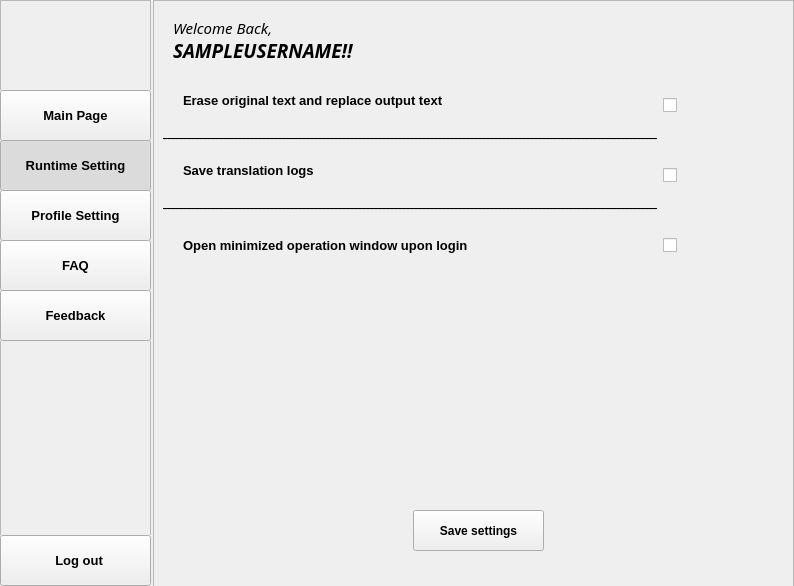
<?xml version="1.0" encoding="UTF-8"?>
<ui version="4.0">
 <class>runtime_setting_page</class>
 <widget class="QMainWindow" name="runtime_setting_page">
  <property name="geometry">
   <rect>
    <x>0</x>
    <y>0</y>
    <width>794</width>
    <height>586</height>
   </rect>
  </property>
  <property name="windowTitle">
   <string>MainWindow</string>
  </property>
  <widget class="QWidget" name="centralwidget">
   <widget class="QFrame" name="frame">
    <property name="geometry">
     <rect>
      <x>0</x>
      <y>0</y>
      <width>151</width>
      <height>591</height>
     </rect>
    </property>
    <property name="frameShape">
     <enum>QFrame::StyledPanel</enum>
    </property>
    <property name="frameShadow">
     <enum>QFrame::Raised</enum>
    </property>
    <widget class="QLabel" name="label">
     <property name="geometry">
      <rect>
       <x>0</x>
       <y>80</y>
       <width>151</width>
       <height>511</height>
      </rect>
     </property>
     <property name="styleSheet">
      <string notr="true">background-image: url(:/backgournds/FlyTranslate-logo/background_image.png);</string>
     </property>
     <property name="text">
      <string/>
     </property>
    </widget>
    <widget class="QLabel" name="label_6">
     <property name="geometry">
      <rect>
       <x>0</x>
       <y>-20</y>
       <width>151</width>
       <height>111</height>
      </rect>
     </property>
     <property name="styleSheet">
      <string notr="true">background-image: url(:/backgournds/FlyTranslate-logo/logo_only_2.png);</string>
     </property>
     <property name="text">
      <string/>
     </property>
     <property name="scaledContents">
      <bool>true</bool>
     </property>
    </widget>
    <widget class="QPushButton" name="btnMainButton">
     <property name="geometry">
      <rect>
       <x>0</x>
       <y>90</y>
       <width>151</width>
       <height>51</height>
      </rect>
     </property>
     <property name="font">
      <font>
       <pointsize>10</pointsize>
       <weight>75</weight>
       <bold>true</bold>
      </font>
     </property>
     <property name="autoFillBackground">
      <bool>true</bool>
     </property>
     <property name="text">
      <string>Main Page</string>
     </property>
     <property name="checkable">
      <bool>true</bool>
     </property>
     <property name="checked">
      <bool>false</bool>
     </property>
    </widget>
    <widget class="QPushButton" name="btnRunTimeSettings">
     <property name="geometry">
      <rect>
       <x>0</x>
       <y>140</y>
       <width>151</width>
       <height>51</height>
      </rect>
     </property>
     <property name="font">
      <font>
       <pointsize>10</pointsize>
       <weight>75</weight>
       <bold>true</bold>
      </font>
     </property>
     <property name="autoFillBackground">
      <bool>true</bool>
     </property>
     <property name="text">
      <string>Runtime Setting</string>
     </property>
     <property name="checkable">
      <bool>true</bool>
     </property>
     <property name="checked">
      <bool>true</bool>
     </property>
    </widget>
    <widget class="QPushButton" name="btnProfileSettings">
     <property name="geometry">
      <rect>
       <x>0</x>
       <y>190</y>
       <width>151</width>
       <height>51</height>
      </rect>
     </property>
     <property name="font">
      <font>
       <pointsize>10</pointsize>
       <weight>75</weight>
       <bold>true</bold>
      </font>
     </property>
     <property name="autoFillBackground">
      <bool>true</bool>
     </property>
     <property name="text">
      <string>Profile Setting</string>
     </property>
     <property name="checkable">
      <bool>true</bool>
     </property>
     <property name="checked">
      <bool>false</bool>
     </property>
    </widget>
    <widget class="QPushButton" name="btnFAQ">
     <property name="geometry">
      <rect>
       <x>0</x>
       <y>240</y>
       <width>151</width>
       <height>51</height>
      </rect>
     </property>
     <property name="font">
      <font>
       <pointsize>10</pointsize>
       <weight>75</weight>
       <bold>true</bold>
      </font>
     </property>
     <property name="autoFillBackground">
      <bool>true</bool>
     </property>
     <property name="text">
      <string>FAQ</string>
     </property>
     <property name="checkable">
      <bool>true</bool>
     </property>
     <property name="checked">
      <bool>false</bool>
     </property>
    </widget>
    <widget class="QPushButton" name="btnLogout">
     <property name="geometry">
      <rect>
       <x>0</x>
       <y>535</y>
       <width>151</width>
       <height>51</height>
      </rect>
     </property>
     <property name="font">
      <font>
       <pointsize>10</pointsize>
       <weight>75</weight>
       <bold>true</bold>
      </font>
     </property>
     <property name="autoFillBackground">
      <bool>true</bool>
     </property>
     <property name="text">
      <string>  Log out</string>
     </property>
     <property name="icon">
      <iconset resource="../Images_for_design/static_img.qrc">
       <normaloff>:/logout/logout.png</normaloff>:/logout/logout.png</iconset>
     </property>
     <property name="checkable">
      <bool>false</bool>
     </property>
     <property name="checked">
      <bool>false</bool>
     </property>
    </widget>
    <widget class="QPushButton" name="btnFeedback">
     <property name="geometry">
      <rect>
       <x>0</x>
       <y>290</y>
       <width>151</width>
       <height>51</height>
      </rect>
     </property>
     <property name="font">
      <font>
       <pointsize>10</pointsize>
       <weight>75</weight>
       <bold>true</bold>
      </font>
     </property>
     <property name="autoFillBackground">
      <bool>true</bool>
     </property>
     <property name="text">
      <string>Feedback</string>
     </property>
     <property name="checkable">
      <bool>true</bool>
     </property>
     <property name="checked">
      <bool>false</bool>
     </property>
    </widget>
   </widget>
   <widget class="QFrame" name="frame_2">
    <property name="geometry">
     <rect>
      <x>153</x>
      <y>0</y>
      <width>641</width>
      <height>591</height>
     </rect>
    </property>
    <property name="frameShape">
     <enum>QFrame::StyledPanel</enum>
    </property>
    <property name="frameShadow">
     <enum>QFrame::Raised</enum>
    </property>
    <widget class="QLabel" name="label_4">
     <property name="geometry">
      <rect>
       <x>20</x>
       <y>20</y>
       <width>131</width>
       <height>16</height>
      </rect>
     </property>
     <property name="font">
      <font>
       <family>Rockwell</family>
       <pointsize>11</pointsize>
       <italic>true</italic>
      </font>
     </property>
     <property name="text">
      <string>Welcome Back,</string>
     </property>
    </widget>
    <widget class="QLabel" name="lblUsername">
     <property name="geometry">
      <rect>
       <x>20</x>
       <y>40</y>
       <width>431</width>
       <height>21</height>
      </rect>
     </property>
     <property name="font">
      <font>
       <family>Rockwell</family>
       <pointsize>14</pointsize>
       <weight>75</weight>
       <italic>true</italic>
       <bold>true</bold>
      </font>
     </property>
     <property name="text">
      <string>SAMPLEUSERNAME!!</string>
     </property>
    </widget>
    <widget class="QLabel" name="label_2">
     <property name="geometry">
      <rect>
       <x>0</x>
       <y>0</y>
       <width>811</width>
       <height>591</height>
      </rect>
     </property>
     <property name="styleSheet">
      <string notr="true">background-image: url(:/backgournds/FlyTranslate-logo/background_image.png);</string>
     </property>
     <property name="text">
      <string/>
     </property>
     <property name="scaledContents">
      <bool>true</bool>
     </property>
    </widget>
    <widget class="QLabel" name="label_7">
     <property name="geometry">
      <rect>
       <x>30</x>
       <y>160</y>
       <width>201</width>
       <height>21</height>
      </rect>
     </property>
     <property name="font">
      <font>
       <pointsize>10</pointsize>
       <weight>75</weight>
       <bold>true</bold>
      </font>
     </property>
     <property name="text">
      <string>Save translation logs</string>
     </property>
    </widget>
    <widget class="QCheckBox" name="cbSaveLog">
     <property name="geometry">
      <rect>
       <x>510</x>
       <y>155</y>
       <width>61</width>
       <height>41</height>
      </rect>
     </property>
     <property name="autoFillBackground">
      <bool>false</bool>
     </property>
     <property name="styleSheet">
      <string notr="true">QCheckBox::indicator:unchecked{
	image: url(:/not-toggled/off-button.png);
}

QCheckBox::indicator:checked{
	image: url(:/toggled/on-button.png);
}</string>
     </property>
     <property name="text">
      <string/>
     </property>
     <property name="checked">
      <bool>false</bool>
     </property>
     <property name="tristate">
      <bool>false</bool>
     </property>
    </widget>
    <widget class="QCheckBox" name="cbMinimizeOnLaunch">
     <property name="geometry">
      <rect>
       <x>510</x>
       <y>225</y>
       <width>61</width>
       <height>41</height>
      </rect>
     </property>
     <property name="autoFillBackground">
      <bool>false</bool>
     </property>
     <property name="styleSheet">
      <string notr="true">QCheckBox::indicator:unchecked{
	image: url(:/not-toggled/off-button.png);
}

QCheckBox::indicator:checked{
	image: url(:/toggled/on-button.png);
}</string>
     </property>
     <property name="text">
      <string/>
     </property>
     <property name="checked">
      <bool>false</bool>
     </property>
     <property name="tristate">
      <bool>false</bool>
     </property>
    </widget>
    <widget class="QLabel" name="label_8">
     <property name="geometry">
      <rect>
       <x>30</x>
       <y>230</y>
       <width>401</width>
       <height>31</height>
      </rect>
     </property>
     <property name="font">
      <font>
       <pointsize>10</pointsize>
       <weight>75</weight>
       <bold>true</bold>
      </font>
     </property>
     <property name="text">
      <string>&lt;html&gt;&lt;head/&gt;&lt;body&gt;&lt;p&gt;Open minimized operation window upon login&lt;/p&gt;&lt;/body&gt;&lt;/html&gt;</string>
     </property>
    </widget>
    <widget class="QLabel" name="label_11">
     <property name="geometry">
      <rect>
       <x>10</x>
       <y>200</y>
       <width>621</width>
       <height>16</height>
      </rect>
     </property>
     <property name="font">
      <font>
       <strikeout>true</strikeout>
      </font>
     </property>
     <property name="text">
      <string>----------------------------------------------------------------------------------------------------------------------------</string>
     </property>
    </widget>
    <widget class="QLabel" name="label_13">
     <property name="geometry">
      <rect>
       <x>10</x>
       <y>130</y>
       <width>621</width>
       <height>16</height>
      </rect>
     </property>
     <property name="font">
      <font>
       <strikeout>true</strikeout>
      </font>
     </property>
     <property name="text">
      <string>----------------------------------------------------------------------------------------------------------------------------</string>
     </property>
    </widget>
    <widget class="QCheckBox" name="cbReplaceText">
     <property name="geometry">
      <rect>
       <x>510</x>
       <y>85</y>
       <width>61</width>
       <height>41</height>
      </rect>
     </property>
     <property name="autoFillBackground">
      <bool>false</bool>
     </property>
     <property name="styleSheet">
      <string notr="true">QCheckBox::indicator:unchecked{
	image: url(:/not-toggled/off-button.png);
}

QCheckBox::indicator:checked{
	image: url(:/toggled/on-button.png);
}</string>
     </property>
     <property name="text">
      <string/>
     </property>
     <property name="checked">
      <bool>false</bool>
     </property>
     <property name="tristate">
      <bool>false</bool>
     </property>
    </widget>
    <widget class="QLabel" name="label_17">
     <property name="geometry">
      <rect>
       <x>30</x>
       <y>90</y>
       <width>381</width>
       <height>21</height>
      </rect>
     </property>
     <property name="font">
      <font>
       <pointsize>10</pointsize>
       <weight>75</weight>
       <bold>true</bold>
      </font>
     </property>
     <property name="text">
      <string>Erase original text and replace output text</string>
     </property>
    </widget>
    <widget class="QPushButton" name="btnSaveSettings">
     <property name="geometry">
      <rect>
       <x>260</x>
       <y>510</y>
       <width>131</width>
       <height>41</height>
      </rect>
     </property>
     <property name="font">
      <font>
       <pointsize>9</pointsize>
       <weight>75</weight>
       <bold>true</bold>
      </font>
     </property>
     <property name="text">
      <string>Save settings</string>
     </property>
     <property name="checkable">
      <bool>false</bool>
     </property>
    </widget>
    <widget class="QLabel" name="lblTipsMinimized">
     <property name="geometry">
      <rect>
       <x>590</x>
       <y>228</y>
       <width>31</width>
       <height>31</height>
      </rect>
     </property>
     <property name="styleSheet">
      <string notr="true">image: url(:/tips/information.png);</string>
     </property>
     <property name="text">
      <string/>
     </property>
    </widget>
    <widget class="QLabel" name="lblTipsTextReplace">
     <property name="geometry">
      <rect>
       <x>590</x>
       <y>88</y>
       <width>31</width>
       <height>31</height>
      </rect>
     </property>
     <property name="styleSheet">
      <string notr="true">image: url(:/tips/information.png);</string>
     </property>
     <property name="text">
      <string/>
     </property>
    </widget>
    <zorder>label_2</zorder>
    <zorder>label_4</zorder>
    <zorder>lblUsername</zorder>
    <zorder>label_7</zorder>
    <zorder>cbSaveLog</zorder>
    <zorder>cbMinimizeOnLaunch</zorder>
    <zorder>label_8</zorder>
    <zorder>label_11</zorder>
    <zorder>label_13</zorder>
    <zorder>cbReplaceText</zorder>
    <zorder>label_17</zorder>
    <zorder>btnSaveSettings</zorder>
    <zorder>lblTipsMinimized</zorder>
    <zorder>lblTipsTextReplace</zorder>
   </widget>
  </widget>
 </widget>
 <resources>
  <include location="../Images_for_design/interactable_image_source.qrc"/>
  <include location="../Images_for_design/background_imgs.qrc"/>
  <include location="../Images_for_design/static_img.qrc"/>
 </resources>
 <connections/>
</ui>
